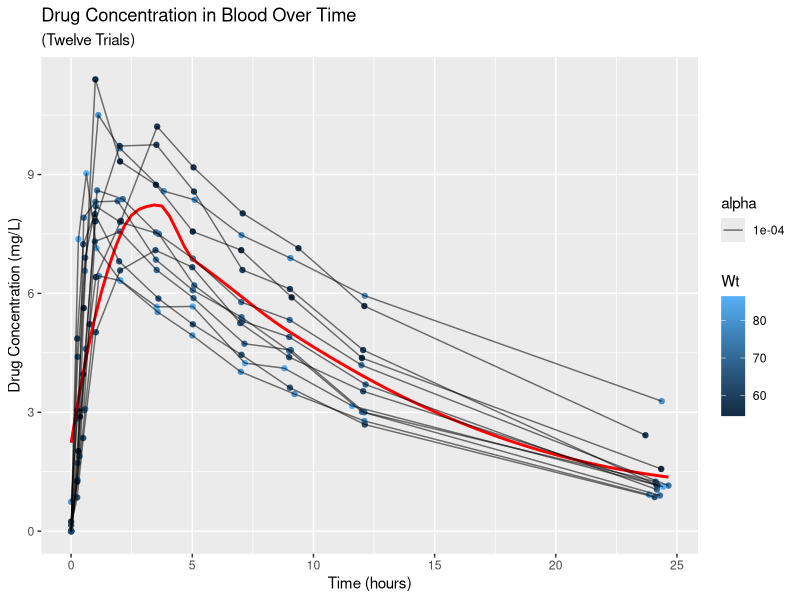
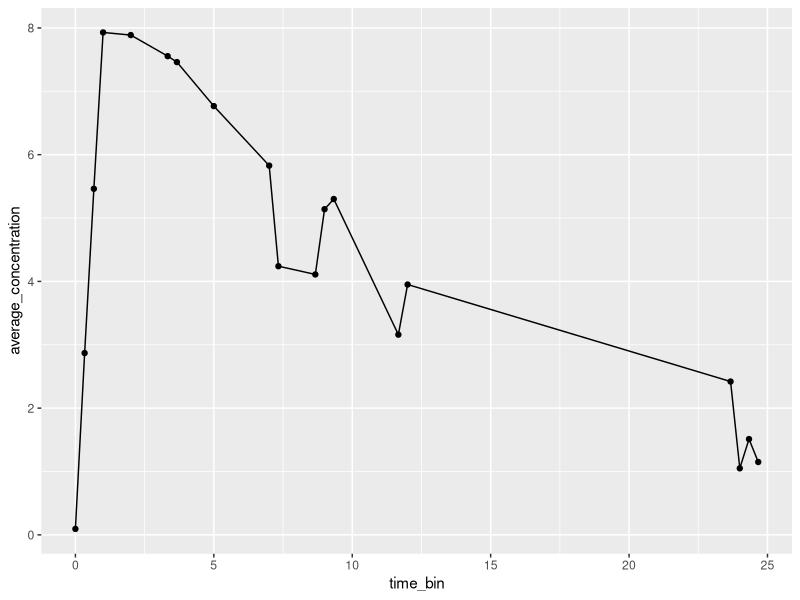
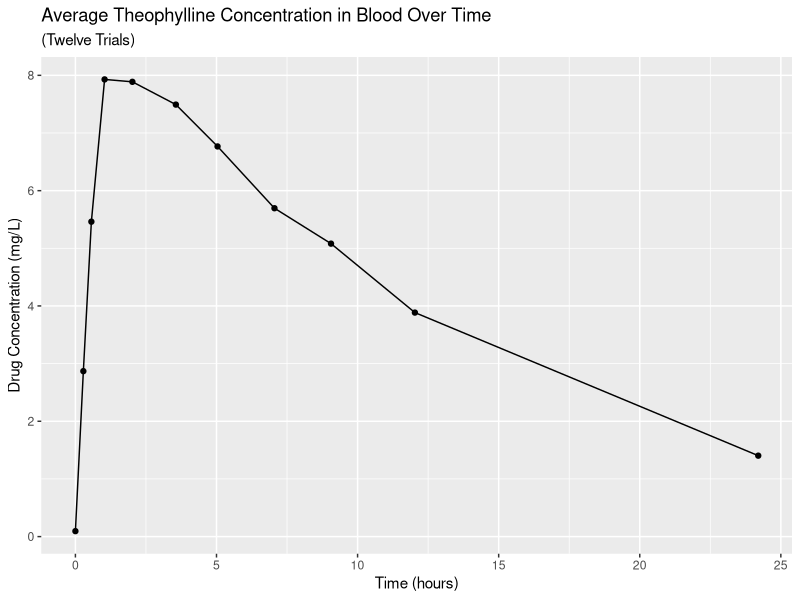

Reproduce these figures in R, in order.
library(tidyverse)


#Plotted the Theoph data to observe how the trends of drug clearance 
ggplot(Theoph, aes(x = Time, y =  conc)) +
  #
  geom_point(aes(color = Wt)) +
  geom_smooth(se = FALSE, color = "red") +
  geom_line(aes(group = Subject, alpha = 0.0001)) +
  labs(
    title = "Drug Concentration in Blood Over Time",
    subtitle = "(Twelve Trials)",
    x = "Time (hours)",
    y = "Drug Concentration (mg/L)",
  )
 
# Make curve of the average concentration over time (1)
average_concentration_data <- Theoph |>
  mutate(time_bin = round(Time * 3) / 3) |>
  group_by(time_bin) |>
  drop_na(conc) |>
  summarize(average_concentration = mean(conc))
  
# Make curve of the average concentration over time (2)
ggplot(average_concentration_data, aes(x = time_bin, y = average_concentration)) +
  geom_point() +
  geom_line()

#Time bin method made a choppy graph so a new method of grouping data was used
average_theoph <- Theoph |> 
  drop_na(conc) |>
  group_by(Subject) |>
  mutate(sample_index = row_number()) |> 
  group_by(sample_index) |>
  summarize(
    time = mean(Time), 
    average_concentration = mean(conc),
    medication = "Theophylline"
  ) |>
  select(time, average_concentration, medication)

#New method of grouping was tested by plotting
ggplot(average_theoph, aes(x = time, y = average_concentration)) + 
  geom_line() +
  geom_point() +
  labs( 
    title = "Average Theophylline Concentration in Blood Over Time",
    subtitle = "(Twelve Trials)",
    x = "Time (hours)",
    y = "Drug Concentration (mg/L)"
  )
  
  
  
